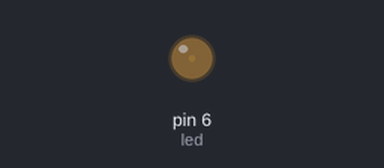
The sketch below on a simulated Arduino Uno, built with avr-gcc and run on an emulated ATmega328P. Parts: output pins drawn as LEDs (lit = HIGH).

Above: at 0.05 s.
At 1.15 s:
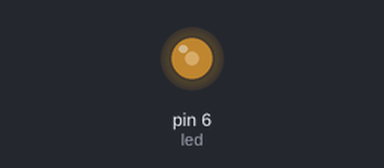
At 2.3 s:
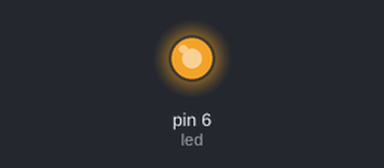
At 4.55 s:
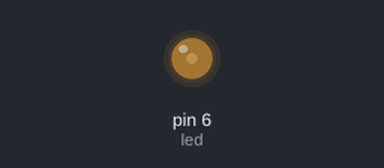
Timing chart, 0 to 6.6 s (numbered marks = the images above):
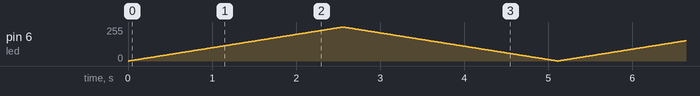

The sketch:

Prog_9_PWM.ino
```cpp
//PWM = MODULCIO POR ANCHO DE PULSO
//ANALOGIA: COCNSISTE EN SIMULAR UNA SÑAL ANALOGICA A TRAVES DE LA MODIFICACION DEL TIEMPO DE TRABAJO
// (ALTO) DE UNA SEÑAL DIGITAL

//PWM = 1 BYTE -> 0 AL 255
//DONDE   0 = 0VOLTS
//      255 = 5VOLTS

//NO TODOS LOS PINES DIGTALES SON PWM, SOLO LOS QUE ASI LO INDICAN
// ARDUINO UNO -> SON LOS QUE CUENTAN CON UNA VIRGULILLA A UN LADO ~

int led = 6; //compatible con PWM

void setup() {
  // put your setup code here, to run once:
  //a los pines pwm no se les establece modo de trabajo

}

int i;
void loop() {
  // put your main code here, to run repeatedly:
  for (int i = 0; i < 255; i++){
    analogWrite(led, i);
    delay(10);
  }
  for(i = 255; i>0; i--){
    analogWrite(led, i);
    delay(10);
  }
}
```
